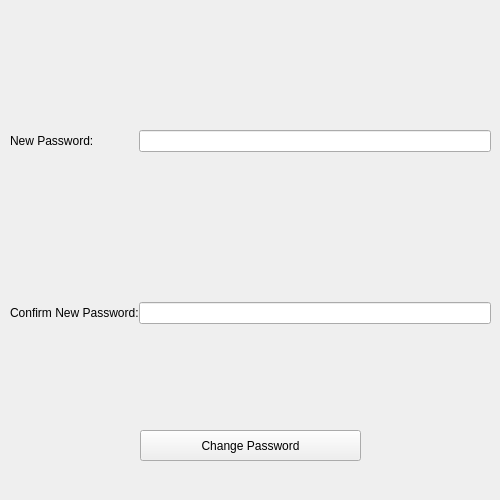
<?xml version="1.0" encoding="UTF-8"?>
<ui version="4.0">
 <class>Form</class>
 <widget class="QWidget" name="Form">
  <property name="geometry">
   <rect>
    <x>0</x>
    <y>0</y>
    <width>500</width>
    <height>500</height>
   </rect>
  </property>
  <property name="sizePolicy">
   <sizepolicy hsizetype="Fixed" vsizetype="Fixed">
    <horstretch>0</horstretch>
    <verstretch>0</verstretch>
   </sizepolicy>
  </property>
  <property name="minimumSize">
   <size>
    <width>500</width>
    <height>500</height>
   </size>
  </property>
  <property name="maximumSize">
   <size>
    <width>500</width>
    <height>500</height>
   </size>
  </property>
  <property name="windowTitle">
   <string>Form</string>
  </property>
  <property name="styleSheet">
   <string notr="true"/>
  </property>
  <widget class="QWidget" name="formLayoutWidget">
   <property name="geometry">
    <rect>
     <x>10</x>
     <y>130</y>
     <width>481</width>
     <height>201</height>
    </rect>
   </property>
   <layout class="QFormLayout" name="formLayout">
    <property name="horizontalSpacing">
     <number>0</number>
    </property>
    <property name="verticalSpacing">
     <number>150</number>
    </property>
    <item row="0" column="0">
     <widget class="QLabel" name="label">
      <property name="text">
       <string>New Password:</string>
      </property>
     </widget>
    </item>
    <item row="1" column="0">
     <widget class="QLabel" name="label_2">
      <property name="text">
       <string>Confirm New Password:</string>
      </property>
     </widget>
    </item>
    <item row="0" column="1">
     <widget class="QLineEdit" name="new_Pass_Lbl"/>
    </item>
    <item row="1" column="1">
     <widget class="QLineEdit" name="confirm_new_Pass_Lbl"/>
    </item>
   </layout>
  </widget>
  <widget class="QWidget" name="verticalLayoutWidget">
   <property name="geometry">
    <rect>
     <x>140</x>
     <y>430</y>
     <width>221</width>
     <height>31</height>
    </rect>
   </property>
   <layout class="QVBoxLayout" name="verticalLayout">
    <item>
     <widget class="QPushButton" name="changePassword">
      <property name="sizePolicy">
       <sizepolicy hsizetype="Minimum" vsizetype="Preferred">
        <horstretch>0</horstretch>
        <verstretch>0</verstretch>
       </sizepolicy>
      </property>
      <property name="text">
       <string>Change Password</string>
      </property>
     </widget>
    </item>
   </layout>
  </widget>
  <widget class="QLabel" name="Password_Mismatch">
   <property name="enabled">
    <bool>true</bool>
   </property>
   <property name="geometry">
    <rect>
     <x>10</x>
     <y>30</y>
     <width>481</width>
     <height>61</height>
    </rect>
   </property>
   <property name="text">
    <string/>
   </property>
   <property name="alignment">
    <set>Qt::AlignCenter</set>
   </property>
  </widget>
 </widget>
 <resources/>
 <connections/>
</ui>
